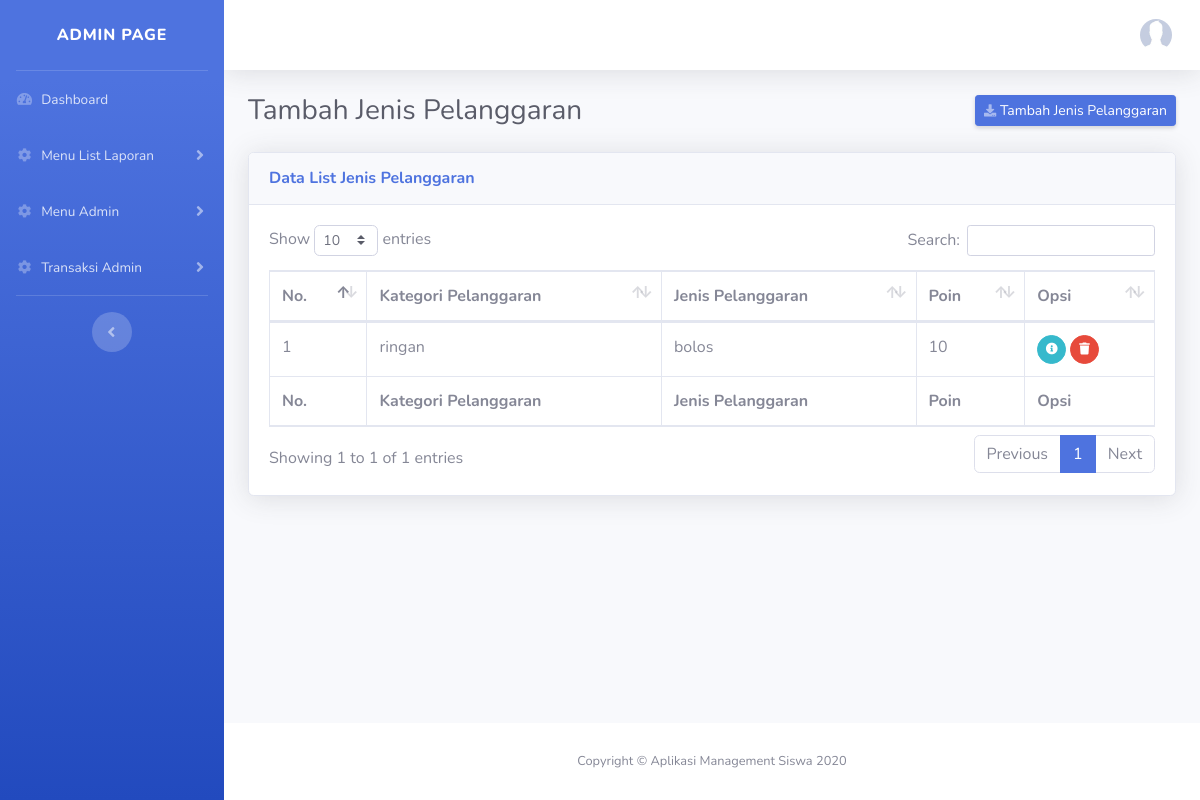
The page /index.php/jenispelanggaran on the database as committed earlier.
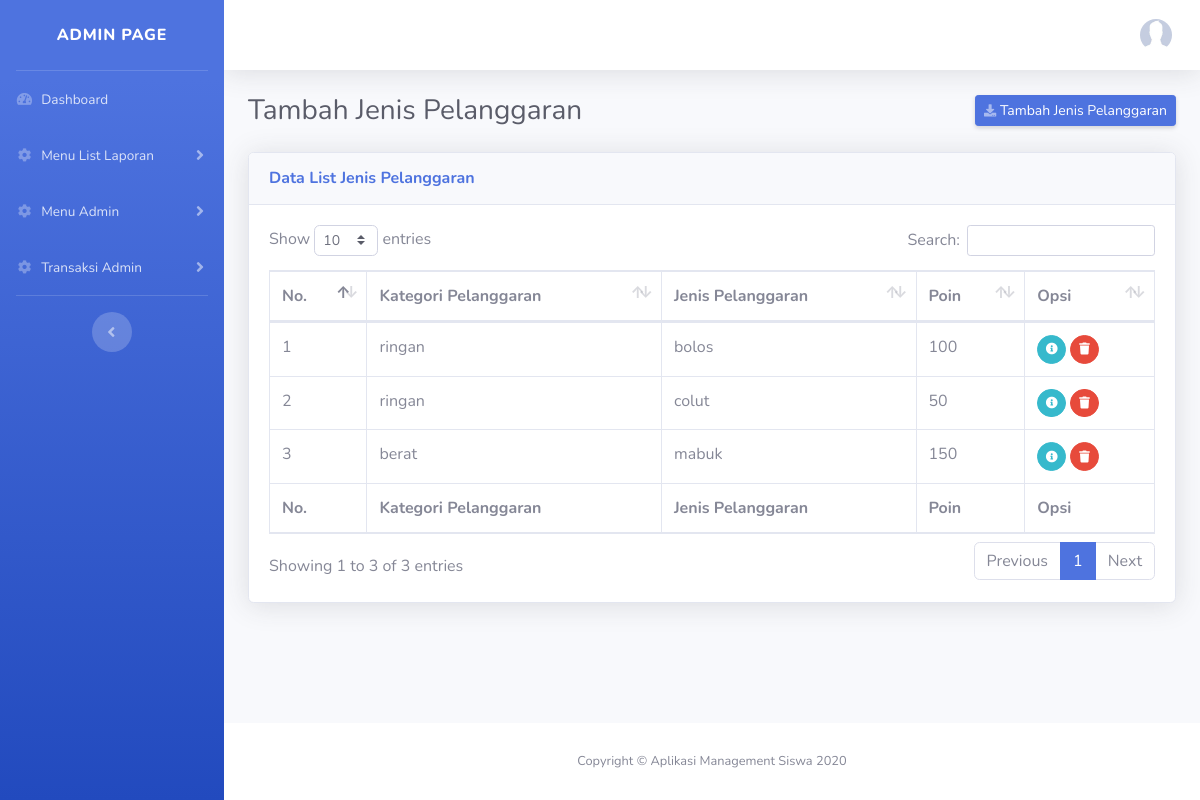
The same page on the database as committed later.
### tables this page shows
CREATE TABLE `nipel` (
  `id_jenis_pelanggaran` int(11) NOT NULL,
  `id_kategori_pelanggaran` int(11) DEFAULT NULL,
  `jenis_pelanggaran` varchar(255) DEFAULT NULL,
  `bobot_poin` int(11) DEFAULT NULL
);

CREATE TABLE `ripel` (
  `id_kategori_pelanggaran` int(11) NOT NULL,
  `kategori_pelanggaran` varchar(255) DEFAULT NULL
);

### application/controllers/JenisPelanggaran.php (called while the page is built, shortened)
<?php
class JenisPelanggaran extends CI_Controller {
    public function __construct()
    {
        $this->load->model('NipelModel');
    }
    public function index ()
    {
        $data = $this->NipelModel->getAllData();
        $this->load->view('layout/header', ['data' => $data]);
        $this->load->view('admin/side_menu');
        $this->load->view('admin/tambah_jenis_pelanggaran');
        $this->load->view('layout/footer');
    }
}

### index.php (called while the page is built, shortened)
<?php
require_once BASEPATH.'core/CodeIgniter.php';

### application/models/NipelModel.php (called while the page is built, shortened)
<?php
class NipelModel extends CI_Model
{
    public function getAllData()
    {
        $this->db->select('nipel.*, ripel.*');
        $this->db->from('nipel');
        $this->db->join('ripel', 'ripel.id_kategori_pelanggaran = nipel.id_kategori_pelanggaran');
        return $this->db->get()->result_array();
    }
}

### application/views/admin/tambah_jenis_pelanggaran.php (the view, shortened to what this page needs)
<div class="d-sm-flex align-items-center justify-content-between mb-4">
  <h1 class="h3 mb-0 text-gray-800">Tambah Jenis Pelanggaran</h1>
  <a href="#" data-toggle="modal" data-target="#tambahModal" class="d-none d-sm-inline-block btn btn-sm btn-primary shadow-sm"><i class="fas fa-download fa-sm text-white-50"></i> Tambah Jenis Pelanggaran</a>
</div>
<div class="card shadow mb-4">
  <div class="card-header py-3">
    <h6 class="m-0 font-weight-bold text-primary">Data List Jenis Pelanggaran</h6>
  </div>
  <div class="card-body">
    <div class="table-responsive">
      <table class="table table-bordered" id="dataTable" width="100%" cellspacing="0">
        <thead>
          <tr>
            <th>No.</th>
            <th>Kategori Pelanggaran</th>
            <th>Jenis Pelanggaran</th>
            <th>Poin</th>
            <th>Opsi</th>
          </tr>
        </thead>
        <tfoot>
          <tr>
            <th>No.</th>
            <th>Kategori Pelanggaran</th>
            <th>Jenis Pelanggaran</th>
            <th>Poin</th>
            <th>Opsi</th>
          </tr>
        </tfoot>
        <tbody>
            <?php $i = 1; foreach ($data as $key) : ?>
          <tr>
            <td><?= $i; ?></td>
            <td><?= $key['kategori_pelanggaran'] ?></td>
            <td><?= $key['jenis_pelanggaran'] ?></td>
            <td><?= $key['bobot_poin'] ?></td>
            <td>
                <div class="btn-group" role="group" aria-label="Basic example">
                  <form action="<?= base_url('jenispelanggaran/edit'); ?>" method="GET">
                      <button href="#" class="btn btn-info btn-circle btn-sm mr-1">
                        <i class="fas fa-info-circle"></i>
                      </button>
                  </form>
                  <form action="<?= base_url('jenispelanggaran/deleteData'); ?>" method="POST">
                      <button href="#" class="btn btn-danger btn-circle btn-sm mr-1" onclick="return confirm('Are you sure you want to delete this item?');">
                        <i class="fas fa-trash"></i>
                      </button>
                  </form>
              </div>
            </td>
          </tr>
            <?php $i++; endforeach; ?>
        </tbody>
      </table>
    </div>
  </div>
</div>

Rows that differ between the two databases and show on the page:
changed nipel "bolos": bobot_poin "10" → "100"
added nipel: id_kategori_pelanggaran.kategori_pelanggaran "ringan", jenis_pelanggaran "colut", bobot_poin "50"
added nipel: id_kategori_pelanggaran.kategori_pelanggaran "berat", jenis_pelanggaran "mabuk", bobot_poin "150"
Other text that changed with them:
text written by a page script: "Show entries Search: Showing 1 to 1 of 1 entries Previous 1 Next" → "Show entries Search: Showing 1 to 3 of 3 entries Previous 1 Next"
